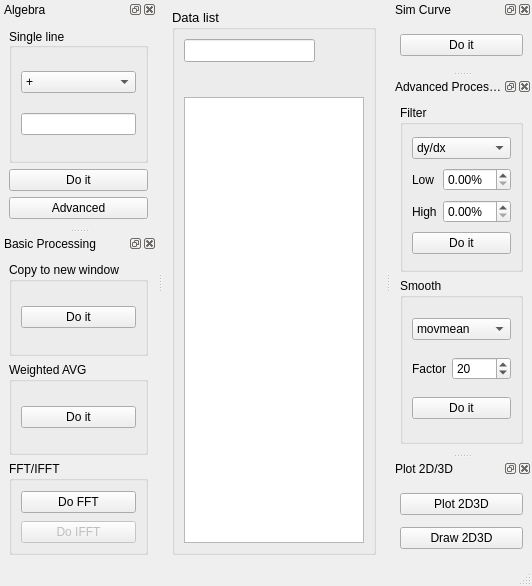
<?xml version="1.0" encoding="UTF-8"?>
<ui version="4.0">
 <class>SpcPro</class>
 <widget class="QMainWindow" name="SpcPro">
  <property name="geometry">
   <rect>
    <x>0</x>
    <y>0</y>
    <width>532</width>
    <height>586</height>
   </rect>
  </property>
  <property name="windowTitle">
   <string>Spc Processing</string>
  </property>
  <property name="windowIcon">
   <iconset resource="logo.qrc">
    <normaloff>:/menuIcon/data/ducky.png</normaloff>:/menuIcon/data/ducky.png</iconset>
  </property>
  <widget class="QWidget" name="centralwidget">
   <layout class="QGridLayout" name="gridLayout_12">
    <item row="0" column="0">
     <widget class="QGroupBox" name="groupBox">
      <property name="sizePolicy">
       <sizepolicy hsizetype="Preferred" vsizetype="Preferred">
        <horstretch>0</horstretch>
        <verstretch>0</verstretch>
       </sizepolicy>
      </property>
      <property name="minimumSize">
       <size>
        <width>0</width>
        <height>0</height>
       </size>
      </property>
      <property name="font">
       <font>
        <pointsize>10</pointsize>
       </font>
      </property>
      <property name="title">
       <string>Data list</string>
      </property>
      <layout class="QGridLayout" name="gridLayout">
       <item row="2" column="3">
        <widget class="QPushButton" name="pushButton_Next">
         <property name="sizePolicy">
          <sizepolicy hsizetype="Maximum" vsizetype="Fixed">
           <horstretch>0</horstretch>
           <verstretch>0</verstretch>
          </sizepolicy>
         </property>
         <property name="toolTip">
          <string>Next</string>
         </property>
         <property name="text">
          <string/>
         </property>
         <property name="icon">
          <iconset resource="logo.qrc">
           <normaloff>:/toolbar/data/right.png</normaloff>:/toolbar/data/right.png</iconset>
         </property>
         <property name="flat">
          <bool>true</bool>
         </property>
        </widget>
       </item>
       <item row="0" column="3">
        <widget class="QPushButton" name="pushButton_Open">
         <property name="sizePolicy">
          <sizepolicy hsizetype="Maximum" vsizetype="Fixed">
           <horstretch>0</horstretch>
           <verstretch>0</verstretch>
          </sizepolicy>
         </property>
         <property name="toolTip">
          <string>Open folder</string>
         </property>
         <property name="text">
          <string/>
         </property>
         <property name="icon">
          <iconset resource="logo.qrc">
           <normaloff>:/toolbar/data/open.png</normaloff>:/toolbar/data/open.png</iconset>
         </property>
         <property name="flat">
          <bool>true</bool>
         </property>
        </widget>
       </item>
       <item row="2" column="2">
        <widget class="QPushButton" name="pushButton_Previous">
         <property name="sizePolicy">
          <sizepolicy hsizetype="Maximum" vsizetype="Fixed">
           <horstretch>0</horstretch>
           <verstretch>0</verstretch>
          </sizepolicy>
         </property>
         <property name="toolTip">
          <string>Previous</string>
         </property>
         <property name="text">
          <string/>
         </property>
         <property name="icon">
          <iconset resource="logo.qrc">
           <normaloff>:/toolbar/data/left.png</normaloff>:/toolbar/data/left.png</iconset>
         </property>
         <property name="flat">
          <bool>true</bool>
         </property>
        </widget>
       </item>
       <item row="0" column="0" colspan="3">
        <widget class="QLineEdit" name="lineEdit"/>
       </item>
       <item row="4" column="0" colspan="4">
        <widget class="QListWidget" name="listWidget">
         <property name="minimumSize">
          <size>
           <width>0</width>
           <height>0</height>
          </size>
         </property>
        </widget>
       </item>
       <item row="2" column="1">
        <widget class="QPushButton" name="pushButton_Refresh">
         <property name="sizePolicy">
          <sizepolicy hsizetype="Maximum" vsizetype="Fixed">
           <horstretch>0</horstretch>
           <verstretch>0</verstretch>
          </sizepolicy>
         </property>
         <property name="toolTip">
          <string>Refresh data list</string>
         </property>
         <property name="layoutDirection">
          <enum>Qt::LeftToRight</enum>
         </property>
         <property name="text">
          <string/>
         </property>
         <property name="icon">
          <iconset resource="logo.qrc">
           <normaloff>:/toolbar/data/Reset.png</normaloff>:/toolbar/data/Reset.png</iconset>
         </property>
         <property name="flat">
          <bool>true</bool>
         </property>
        </widget>
       </item>
      </layout>
     </widget>
    </item>
   </layout>
  </widget>
  <widget class="QMenuBar" name="menubar">
   <property name="geometry">
    <rect>
     <x>0</x>
     <y>0</y>
     <width>532</width>
     <height>26</height>
    </rect>
   </property>
  </widget>
  <widget class="QStatusBar" name="statusbar"/>
  <widget class="QDockWidget" name="dockWidget_AG">
   <property name="windowTitle">
    <string>Algebra</string>
   </property>
   <attribute name="dockWidgetArea">
    <number>1</number>
   </attribute>
   <widget class="QWidget" name="dockWidgetContents_2">
    <layout class="QGridLayout" name="gridLayout_4">
     <item row="1" column="0">
      <widget class="QPushButton" name="pushButton_do_algebra">
       <property name="text">
        <string>Do it</string>
       </property>
      </widget>
     </item>
     <item row="0" column="0">
      <widget class="QGroupBox" name="groupBox_2">
       <property name="title">
        <string>Single line</string>
       </property>
       <property name="alignment">
        <set>Qt::AlignLeading|Qt::AlignLeft|Qt::AlignVCenter</set>
       </property>
       <layout class="QGridLayout" name="gridLayout_3">
        <item row="0" column="0">
         <widget class="QComboBox" name="comboBox_algebra">
          <property name="sizeAdjustPolicy">
           <enum>QComboBox::AdjustToContents</enum>
          </property>
          <item>
           <property name="text">
            <string>+</string>
           </property>
          </item>
          <item>
           <property name="text">
            <string>×</string>
           </property>
          </item>
          <item>
           <property name="text">
            <string>Log</string>
           </property>
          </item>
          <item>
           <property name="text">
            <string>Exp</string>
           </property>
          </item>
          <item>
           <property name="text">
            <string>Norm AVG</string>
           </property>
          </item>
          <item>
           <property name="text">
            <string>Norm 1PT</string>
           </property>
          </item>
          <item>
           <property name="text">
            <string>× (x-axis)</string>
           </property>
          </item>
          <item>
           <property name="text">
            <string>Offset (x-axis)</string>
           </property>
          </item>
         </widget>
        </item>
        <item row="1" column="0">
         <widget class="QLineEdit" name="lineEdit_algebra"/>
        </item>
       </layout>
      </widget>
     </item>
     <item row="2" column="0">
      <widget class="QPushButton" name="pushButton_Adv_algebra">
       <property name="text">
        <string>Advanced</string>
       </property>
      </widget>
     </item>
    </layout>
   </widget>
  </widget>
  <widget class="QDockWidget" name="dockWidgetSC">
   <property name="windowTitle">
    <string>Sim Curve</string>
   </property>
   <attribute name="dockWidgetArea">
    <number>2</number>
   </attribute>
   <widget class="QWidget" name="dockWidgetContents_3">
    <layout class="QGridLayout" name="gridLayout_5">
     <item row="0" column="0">
      <widget class="QPushButton" name="pushButton_do_SC">
       <property name="text">
        <string>Do it</string>
       </property>
      </widget>
     </item>
    </layout>
   </widget>
  </widget>
  <widget class="QDockWidget" name="dockWidget_BP">
   <property name="windowTitle">
    <string>Basic Processing</string>
   </property>
   <attribute name="dockWidgetArea">
    <number>1</number>
   </attribute>
   <widget class="QWidget" name="dockWidgetContents_4">
    <layout class="QGridLayout" name="gridLayout_7">
     <item row="1" column="0">
      <widget class="QGroupBox" name="groupBox_5">
       <property name="title">
        <string>Weighted AVG</string>
       </property>
       <layout class="QGridLayout" name="gridLayout_9">
        <item row="0" column="0">
         <widget class="QPushButton" name="pushButton_weightedAVG">
          <property name="text">
           <string>Do it</string>
          </property>
         </widget>
        </item>
       </layout>
      </widget>
     </item>
     <item row="2" column="0">
      <widget class="QGroupBox" name="groupBox_4">
       <property name="title">
        <string>FFT/IFFT</string>
       </property>
       <layout class="QGridLayout" name="gridLayout_8">
        <item row="0" column="0" rowspan="2" colspan="2">
         <widget class="QPushButton" name="pushButton_fft">
          <property name="text">
           <string>Do FFT</string>
          </property>
         </widget>
        </item>
        <item row="2" column="0" colspan="2">
         <widget class="QPushButton" name="pushButton_ifft">
          <property name="enabled">
           <bool>false</bool>
          </property>
          <property name="text">
           <string>Do IFFT</string>
          </property>
         </widget>
        </item>
       </layout>
      </widget>
     </item>
     <item row="0" column="0">
      <widget class="QGroupBox" name="groupBox_3">
       <property name="title">
        <string>Copy to new window</string>
       </property>
       <layout class="QGridLayout" name="gridLayout_6">
        <item row="0" column="0">
         <widget class="QPushButton" name="pushButton_Copy">
          <property name="text">
           <string>Do it</string>
          </property>
         </widget>
        </item>
       </layout>
      </widget>
     </item>
    </layout>
   </widget>
  </widget>
  <widget class="QDockWidget" name="dockWidget_AP">
   <property name="windowTitle">
    <string>Advanced Processing</string>
   </property>
   <attribute name="dockWidgetArea">
    <number>2</number>
   </attribute>
   <widget class="QWidget" name="dockWidgetContents_5">
    <layout class="QGridLayout" name="gridLayout_11">
     <item row="0" column="0">
      <widget class="QGroupBox" name="groupBox_6">
       <property name="title">
        <string>Filter</string>
       </property>
       <layout class="QGridLayout" name="gridLayout_10">
        <item row="2" column="0">
         <widget class="QLabel" name="label_2">
          <property name="text">
           <string>High</string>
          </property>
         </widget>
        </item>
        <item row="1" column="0">
         <widget class="QLabel" name="label">
          <property name="text">
           <string>Low</string>
          </property>
         </widget>
        </item>
        <item row="0" column="0" colspan="2">
         <widget class="QComboBox" name="comboBox_filter">
          <item>
           <property name="text">
            <string>dy/dx</string>
           </property>
          </item>
          <item>
           <property name="text">
            <string>dy2/dx2</string>
           </property>
          </item>
          <item>
           <property name="text">
            <string>Cut off</string>
           </property>
          </item>
         </widget>
        </item>
        <item row="2" column="1">
         <widget class="QDoubleSpinBox" name="spinBox_highfreq_filter">
          <property name="suffix">
           <string>%</string>
          </property>
         </widget>
        </item>
        <item row="1" column="1">
         <widget class="QDoubleSpinBox" name="spinBox_lowfreq_filter">
          <property name="suffix">
           <string>%</string>
          </property>
         </widget>
        </item>
        <item row="3" column="0" colspan="2">
         <widget class="QPushButton" name="pushButton_do_filter">
          <property name="text">
           <string>Do it</string>
          </property>
         </widget>
        </item>
       </layout>
      </widget>
     </item>
     <item row="1" column="0">
      <widget class="QGroupBox" name="groupBox_7">
       <property name="title">
        <string>Smooth</string>
       </property>
       <layout class="QGridLayout" name="gridLayout_13">
        <item row="2" column="0">
         <widget class="QLabel" name="label_3">
          <property name="sizePolicy">
           <sizepolicy hsizetype="Maximum" vsizetype="Preferred">
            <horstretch>0</horstretch>
            <verstretch>0</verstretch>
           </sizepolicy>
          </property>
          <property name="text">
           <string>Factor</string>
          </property>
         </widget>
        </item>
        <item row="2" column="1">
         <widget class="QSpinBox" name="spinBox_smooth">
          <property name="value">
           <number>20</number>
          </property>
         </widget>
        </item>
        <item row="3" column="0" colspan="2">
         <widget class="QPushButton" name="pushButton_do_smooth">
          <property name="text">
           <string>Do it</string>
          </property>
         </widget>
        </item>
        <item row="0" column="0" colspan="2">
         <widget class="QComboBox" name="comboBox_smooth">
          <item>
           <property name="text">
            <string>movmean</string>
           </property>
          </item>
          <item>
           <property name="text">
            <string>movmedian</string>
           </property>
          </item>
          <item>
           <property name="text">
            <string>gaussian</string>
           </property>
          </item>
          <item>
           <property name="text">
            <string>sgolay</string>
           </property>
          </item>
         </widget>
        </item>
       </layout>
      </widget>
     </item>
    </layout>
   </widget>
  </widget>
  <widget class="QDockWidget" name="dockWidget_PL">
   <property name="windowTitle">
    <string>Plot 2D/3D</string>
   </property>
   <attribute name="dockWidgetArea">
    <number>2</number>
   </attribute>
   <widget class="QWidget" name="dockWidgetContents_6">
    <layout class="QGridLayout" name="gridLayout_14">
     <item row="0" column="0">
      <widget class="QPushButton" name="pushButton_do_plot">
       <property name="text">
        <string>Plot 2D3D</string>
       </property>
      </widget>
     </item>
     <item row="1" column="0">
      <widget class="QPushButton" name="pushButton_do_draw">
       <property name="text">
        <string>Draw 2D3D</string>
       </property>
      </widget>
     </item>
    </layout>
   </widget>
  </widget>
 </widget>
 <resources>
  <include location="logo.qrc"/>
 </resources>
 <connections/>
</ui>
